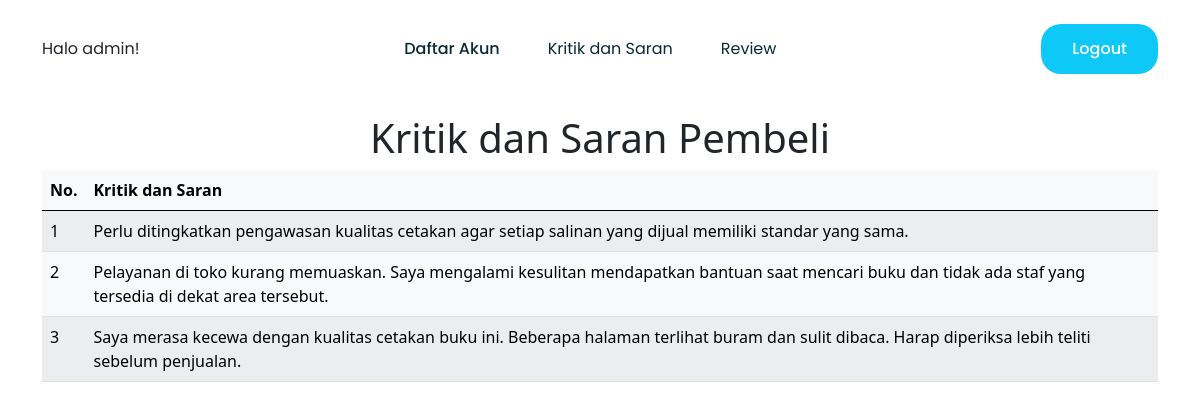
The app's page /kritik_admin.php (signed in) with its own data.
### tables this page shows
CREATE TABLE `kritik` (
  `id` int(11) NOT NULL,
  `kritik` varchar(999) NOT NULL
);

### kritik_admin.php (the view, shortened to what this page needs)
<!DOCTYPE html>
  <html lang="en">
    <head>
      <link href="https://cdn.jsdelivr.net/npm/bootstrap@5.0.0-beta2/dist/css/bootstrap.min.css" rel="stylesheet">
    </head>
    <body>
        <section class="h-100 w-100 bg-white" style="box-sizing: border-box">
        <nav class="navbar-1-1 navbar navbar-expand-lg navbar-light p-4 px-md-4 mb-3 bg-body"
        style="font-family: Poppins, sans-serif">
        <div class="container">
            <div>
            Halo <?php echo $_SESSION['username'];?>!
            </div>
            <div class="collapse navbar-collapse" id="navbarTogglerDemo02">
            <ul class="navbar-nav mx-auto mb-2 mb-lg-0">
                <li class="nav-item">
                <a class="nav-link px-md-4 active" aria-current="page" href="homepage_admin.php">Daftar Akun</a>
                </li>
                <li class="nav-item">
                <a class="nav-link px-md-4" href="kritik_admin.php">Kritik dan Saran</a>
                </li>
                <li class="nav-item">
                <a class="nav-link px-md-4" href="review_admin.php">Review</a>
                </li>
            </ul>
            <div class="d-flex">
                <a class="btn btn-get-started btn-get-started-blue text-white" href="logout.php">Logout</a>
            </div>
            </div>
        </div>
        </nav>
        <div align="center">
            <h1>Kritik dan Saran Pembeli</h1>
        </div>
        <div class="container" align="center">
            <center>
            <table class="table table-light table-striped" >
            <thead>
                <tr >
                    <th scope="col">No.</th>
                    <th scope="col">Kritik dan Saran</th>
                </tr>
            </thead>
            <tbody >
                <?php
                function dekripsi_rot13($decrypt1){
                    for($i=0; $i < strlen($decrypt1); $i++){
                        $c = ord($decrypt1[$i]);
                        if($c >= ord('n') & $c <= ord('z') | $c >= ord('N') & $c <= ord('Z')){
                        $c -= 13;
                        }elseif($c >= ord('a') & $c <= ord('m') | $c >= ord('A') & $c <= ord('M')){
                        $c += 13;
                        }
                        $decrypt1[$i] = chr($c);
                    }
                    return $decrypt1;
                }
                include 'config.php';
                $query = mysqli_query ($connection, "SELECT * from kritik");
                $s=1;
                while ($data=mysqli_fetch_array($query))
                {?>
                <tr>
                <td> <?php echo $s++?></td>
                <td>
                    <?php
                        $message = $data['kritik'];
                        $cipher = "AES-256-CBC";
                        $secret = "12345678901234567890123456789012";
                        $option = 0;
                        $iv = str_repeat("0", openssl_cipher_iv_length($cipher));
                        $decrypt1 = openssl_decrypt($message, $cipher, $secret, $option, $iv);
                        $final = dekripsi_rot13($decrypt1);
                        echo $final;
                    ?>
                </td>
                </tr>
                <?php
                }
                ?>
            </tbody>
            </table>
            </center>
        </div>
    </body>
</html>

### kritik_admin.php (style rules this page uses)
.navbar-1-1.navbar-light .navbar-nav .nav-link { color: #092a33; transition: 0.3s; }
.navbar-1-1.navbar-light .navbar-nav .nav-link.active { font-weight: 500; }
.navbar-1-1 .btn-get-started { border-radius: 20px; padding: 12px 30px; font-weight: 500; }
.navbar-1-1 .btn-get-started-blue { background-color: #0ec8f8; transition: 0.3s; }

### records on screen
kritik: kritik "Perlu ditingkatkan pengawasan kualitas cetakan agar setiap salinan yang dijual memiliki standar yang sama."
kritik: kritik "Pelayanan di toko kurang memuaskan. Saya mengalami kesulitan mendapatkan bantuan saat mencari buku dan tidak ada staf yang tersedia di dekat area tersebut."
kritik: kritik "Saya merasa kecewa dengan kualitas cetakan buku ini. Beberapa halaman terlihat buram dan sulit dibaca. Harap diperiksa lebih teliti sebelum penjualan."

### other values on screen
$_SESSION['username'] "admin"
